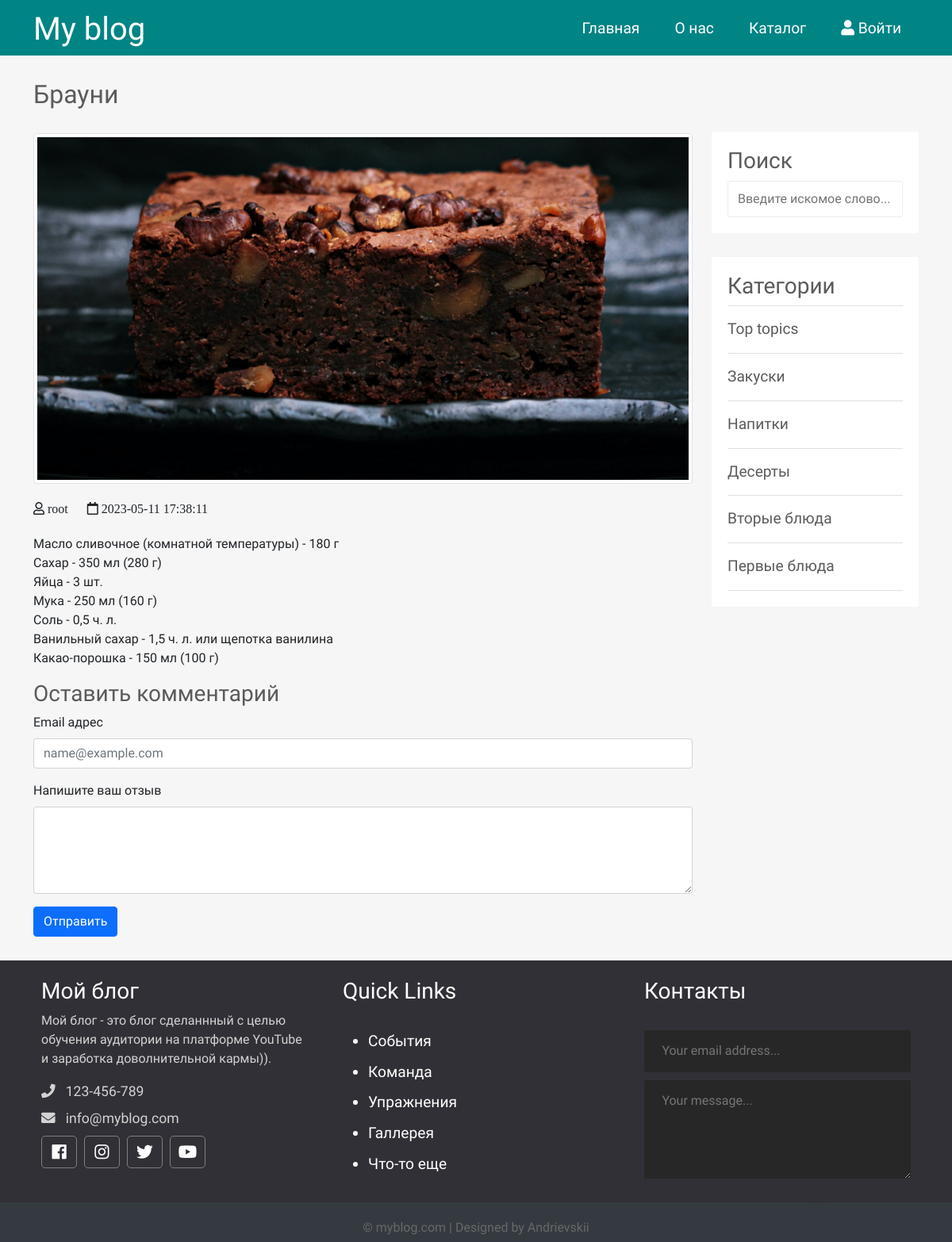
The page /single.php?post=32 on the database its author committed.
### tables this page shows
CREATE TABLE `posts` (
  `id` int NOT NULL,
  `id_user` int NOT NULL,
  `title` varchar(255) NOT NULL,
  `img` varchar(255) NOT NULL,
  `content` text NOT NULL,
  `status` tinyint NOT NULL,
  `id_topic` int DEFAULT NULL,
  `created_date` datetime NOT NULL DEFAULT CURRENT_TIMESTAMP
);

CREATE TABLE `users` (
  `id` int NOT NULL,
  `admin` tinyint NOT NULL,
  `username` varchar(255) NOT NULL,
  `email` varchar(255) NOT NULL,
  `password` varchar(255) NOT NULL,
  `created` timestamp NOT NULL DEFAULT CURRENT_TIMESTAMP
);

CREATE TABLE `topics` (
  `id` int NOT NULL,
  `name` varchar(121) NOT NULL,
  `description` text NOT NULL
);

### app/database/db.php (called while the page is built, shortened)
<?php
require 'connect.php';
function dbCheckError($query){
    $errInfo = $query->errorInfo();
    return true;
}
function selectAll($table, $params = []){
    global $pdo;
    $sql = "SELECT * FROM $table";
    if(!empty($params)){
        $i = 0;
        foreach ($params as $key => $value){
            if ($i === 0){
                $sql = $sql . " WHERE $key=$value";
            }else{
                $sql = $sql . " AND $key=$value";
            }
            $i++;
        }
    }
    $query = $pdo->prepare($sql);
    $query->execute();
    return $query->fetchAll();
}
function selectPostFromPostsWithUsersOnSingle($table1, $table2, $id){
    global $pdo;
    $sql = "SELECT p.*, u.username FROM $table1 AS p JOIN $table2 AS u ON p.id_user = u.id WHERE p.id=$id";
    $query = $pdo->prepare($sql);
    $query->execute();
    return $query->fetch();
}

### app/controllers/topics.php (called while the page is built, shortened)
<?php
include SITE_ROOT . "/app/database/db.php";
$topics = selectAll('topics');

### single.php (the view, shortened to what this page needs)
<?php include("path.php");
include "app/controllers/topics.php";
$post = selectPostFromPostsWithUsersOnSingle('posts', 'users', $_GET['post']);
?>
<!doctype html>
<html lang="en">
<head>
    <link href="https://cdn.jsdelivr.net/npm/bootstrap@5.0.0-beta2/dist/css/bootstrap.min.css" rel="stylesheet">
    <link rel="stylesheet" href="https://use.fontawesome.com/releases/v5.7.2/css/all.css"
>
    <link rel="stylesheet" href="assets/css/style.css">
</head>
<body>
<?php include("app/include/header.php"); ?>
<div class="container">
    <div class="content row">
        <div class="main-content col-md-9 col-12">
            <h2><?php echo $post['title']; ?></h2>
            <div class="single_post row">
                <div class="img col-12">
                    <img src="<?=BASE_URL . 'assets/images/posts/' . $post['img'] ?>" alt="<?=$post['title']?>" class="img-thumbnail">
                </div>
                <div class="info">
                    <i class="far fa-user"> <?=$post['username'];?></i>
                    <i class="far fa-calendar"> <?=$post['created_date'];?></i>
                </div>
                <div class="single_post_text col-12">
                    <?=$post['content'];?>
                </div>
                <?php include("app/include/comments.php"); ?>
            </div>
        </div>
        <div class="sidebar col-md-3 col-12">
            <div class="section search">
                <h3>Поиск</h3>
                <form action="/" method="post">
                    <input type="text" name="search-term" class="text-input" placeholder="Введите искомое слово...">
                </form>
            </div>
            <div class="section topics">
                <h3>Категории</h3>
                <ul>
                    <?php foreach ($topics as $key => $topic): ?>
                        <li>
                            <a href="<?=BASE_URL . 'category.php?id=' . $topic['id']; ?>"><?=$topic['name']; ?></a>
                        </li>
                    <?php endforeach; ?>
                </ul>
            </div>
        </div>
    </div>
</div>
<?php include("app/include/footer.php"); ?>
</body>
</html>

### assets/css/style.css (style rules this page uses)
* { font-family: 'Comfortaa', cursive; }
html, h1, h2, h3, h4, h5, h6 { color: #5c5b5b; }
body { background: #f6f6f6; }
a { text-decoration: none; color: inherit; }
input { padding: 10px 12px; display: block; width: 100%; border-radius: 3px; border: 1px solid #ececec; line-height: 1.5rem; color: #444444; font-size: 1rem; }
.main-content h2 { margin: 30px 0; }
.search { margin-top: 96px; }
.sidebar .section { background: #ffffff; padding: 20px; border-radius: 3px; margin-bottom: 30px; }
.sidebar .topics ul { margin: 0px; padding: 0px; list-style: none; border-top: 1px solid #e0e0e0; }
.sidebar .topics ul li a { display: block; padding: 15px 0px 15px 0px; border-bottom: 1px solid #e0e0e0; transition: all 0.3s; text-decoration: none; font-weight: 500; color: #5c5b5b; font-size: 1.2em; }
.single_post { margin-bottom: 30px; }
.single_post .info { margin: 20px 0; }
.single_post .info i { display: inline-block; margin-right: 20px; }

### rows shown on the page
posts: title "Брауни", img (picture), id_user.username "root", created_date "2023-05-11 17:38:11", content "Масло сливочное (комнатной температуры) - 180 г Сахар - 350 мл (280 г) Яйца - 3 шт. Мука - 250 мл (160 г) Соль - 0,5 ч. л. Ванильный сахар - 1,5 ч. л. или щепотка ванилина Какао-порошка - 150 мл (100 г)"
topics: name "Top topics"
topics: name "Закуски"
topics: name "Напитки"
topics: name "Десерты"
topics: name "Вторые блюда"
topics: name "Первые блюда"
